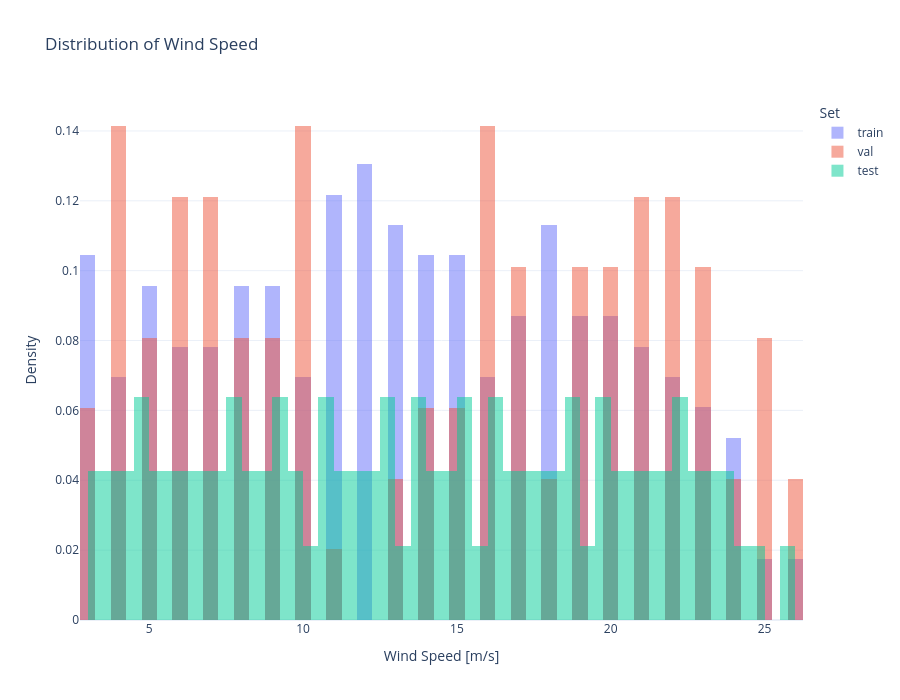
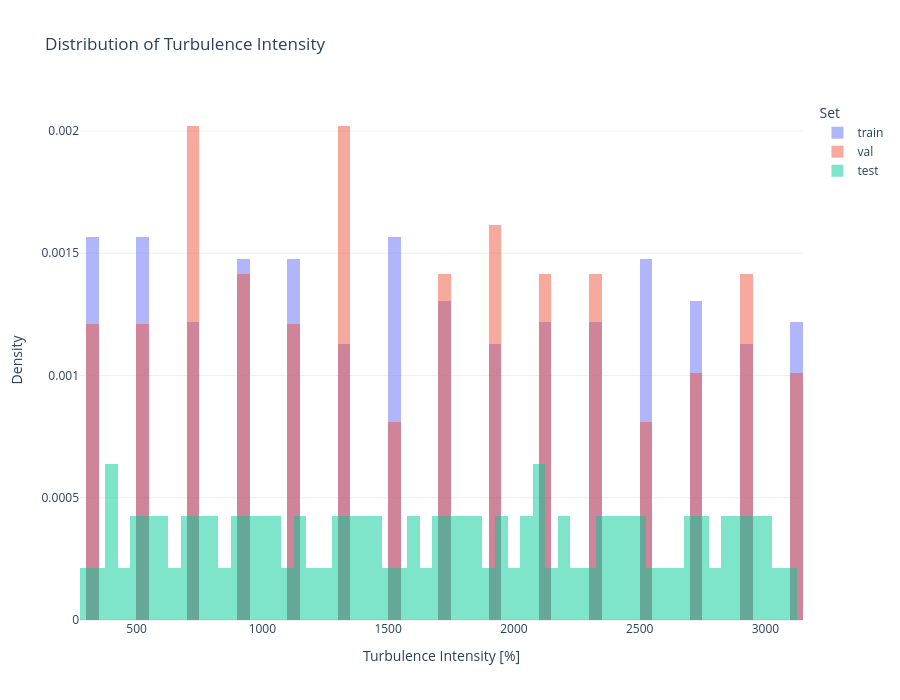
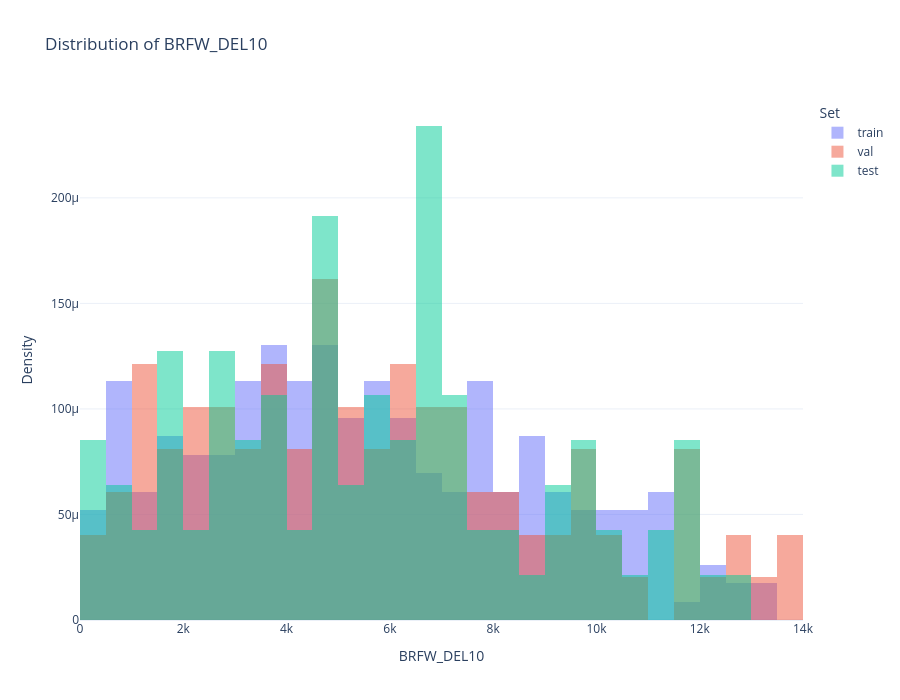

The cell these charts' notebook holds for them, in order:
### Markdown cell above
## Plot 2 – Distribution of inputs and outputs (histogram)
These plots show overlaid histograms of inputs and outputs for train, val, and test.

What to look for:

- Are the distributions similar between train, val, and test?
- Does a particular split method (e.g. holdout_wsp) create a strong bias in the validation distribution?

You can toggle each set on/off in the legend to focus on individual distributions.

### Code cell
# CELL 14: Plotting the input histograms for WS and TI for train/val/test

# =========================================
# Plot 2: Input histograms (WS and TI)
# =========================================
plot_wsp_histogram_plotly(
    df_train,
    df_val,
    df_test,
    wsp_col="Wind Speed",
    nbins=60,
)


plot_ti_histogram_plotly(
    df_train,
    df_val,
    df_test,
    ti_col="Turbulence Intensity",
    nbins=60,
)

# =========================================
# Plot 3: Target histogram (current TARGET_COL)
# =========================================

print(f"Current target: {TARGET_COL}")

plot_target_histogram_plotly(
    df_train,
    df_val,
    df_test,
    target_col=TARGET_COL,
    nbins=60,
)

### Figure 1 — Plotly figure (JSON) as saved in the notebook; plotly's stock layout.template omitted (floating-point values rounded to 4 significant figures; data arrays with more than 128 entries replaced by an {"elided": "..."} marker saying what was removed)
{"data": [{"histnorm": "probability density", "name": "train", "nbinsx": 60, "opacity": 0.5, "type": "histogram", "x": {"elided": "230 int values"}}, {"histnorm": "probability density", "name": "val", "nbinsx": 60, "opacity": 0.5, "type": "histogram", "x": [10, 14, 13, 19, 4, 22, 24, 22, 15, 17, 7, 22, 4, 16, 9, 19, 16, 20, 10, 5, 6, 14, 4, 20, 22, 8, 25, 8, 10, 6, 11, 20, 7, 19, 21, 19, 3, 7, 6, 16, 4, 22, 15, 16, 4, 18, 17, 6, 5, 4, 25, 23, 15, 10, 3, 8, 16, 16, 26, 17, 8, 7, 20, 16, 25, 18, 25, 9, 9, 10, 21, 6, 23, 9, 19, 3, 24, 23, 13, 21, 23, 10, 10, 21, 21, 23, 5, 14, 20, 4, 7, 7, 26, 17, 5, 6, 22, 21, 17]}, {"histnorm": "probability density", "name": "test", "nbinsx": 60, "opacity": 0.5, "type": "histogram", "x": [3.19, 3.4, 3.68, 3.9, 4.12, 4.3, 4.59, 4.81, 4.95, 5.12, 5.47, 5.61, 5.82, 6.0, 6.29, 6.63, 6.69, 7.0, 7.28, 7.58, 7.8, 7.91, 8.11, 8.47, 8.58, 8.95, 9.17, 9.41, 9.46, 9.84, 9.92, 10.18, 10.54, 10.69, 10.86, 11.17, 11.44, 11.54, 11.84, 12.02, 12.41, 12.56, 12.84, 12.97, 13.21, 13.54, 13.8, 13.85, 14.24, 14.43, 14.72, 14.73, 15.08, 15.3, 15.44, 15.69, 16.04, 16.3, 16.42, 16.76, 16.88, 17.24, 17.32, 17.65, 17.73, 18.12, 18.26, 18.61, 18.76, 18.88, 19.24, 19.5, 19.71, 19.89, 20.07, 20.25, 20.6, 20.8, 21.13, 21.21, 21.55, 21.82, 22.01, 22.21, 22.45, 22.63, 22.94, 23.09, 23.38, 23.85, 23.93, 24.21, 24.64, 25.78]}], "layout": {"barmode": "overlay", "height": 700, "legend": {"title": {"text": "Set"}}, "title": {"text": "Distribution of Wind Speed"}, "width": 900, "xaxis": {"title": {"text": "Wind Speed [m/s]"}}, "yaxis": {"title": {"text": "Density"}}}}

### Figure 2 — Plotly figure (JSON) as saved in the notebook; plotly's stock layout.template omitted (floating-point values rounded to 4 significant figures; data arrays with more than 128 entries replaced by an {"elided": "..."} marker saying what was removed)
{"data": [{"histnorm": "probability density", "name": "train", "nbinsx": 60, "opacity": 0.5, "type": "histogram", "x": {"elided": "230 float values"}}, {"histnorm": "probability density", "name": "val", "nbinsx": 60, "opacity": 0.5, "type": "histogram", "x": [2300.0, 2100.0, 2500.0, 3100.0, 2700.0, 2100.0, 1300.0, 2700.0, 500.0, 1100.0, 1700.0, 2900.0, 2900.0, 2100.0, 300.0, 900.0, 2300.0, 300.0, 1700.0, 2900.0, 900.0, 2300.0, 1500.0, 1100.0, 1900.0, 2100.0, 900.0, 700.0, 300.0, 700.0, 1300.0, 1300.0, 500.0, 2100.0, 1300.0, 2700.0, 500.0, 1900.0, 2700.0, 2500.0, 1900.0, 700.0, 2900.0, 1100.0, 1700.0, 2100.0, 1500.0, 3100.0, 1900.0, 900.0, 500.0, 300.0, 1900.0, 1100.0, 700.0, 1300.0, 300.0, 1700.0, 700.0, 700.0, 3100.0, 2300.0, 700.0, 1300.0, 1100.0, 2900.0, 700.0, 2900.0, 900.0, 3100.0, 1100.0, 1700.0, 900.0, 1300.0, 1300.0, 2300.0, 1500.0, 1900.0, 1700.0, 2500.0, 500.0, 700.0, 1900.0, 3100.0, 1700.0, 2300.0, 2100.0, 900.0, 2900.0, 1300.0, 2700.0, 700.0, 300.0, 1300.0, 2300.0, 1500.0, 2500.0, 1900.0, 500.0]}, {"histnorm": "probability density", "name": "test", "nbinsx": 60, "opacity": 0.5, "type": "histogram", "x": [2400.0, 500.0, 1580.0, 2360.0, 2600.0, 660.0, 490.0, 1940.0, 1090.0, 330.0, 1520.0, 2210.0, 460.0, 1760.0, 1860.0, 1550.0, 1020.0, 890.0, 2880.0, 2250.0, 1460.0, 2730.0, 3020.0, 1390.0, 740.0, 2110.0, 2860.0, 2920.0, 310.0, 2470.0, 2060.0, 2120.0, 1600.0, 2820.0, 2280.0, 1350.0, 600.0, 3060.0, 880.0, 380.0, 1440.0, 2200.0, 790.0, 1040.0, 2410.0, 540.0, 1330.0, 830.0, 2090.0, 1630.0, 1170.0, 1870.0, 770.0, 2510.0, 420.0, 1070.0, 3100.0, 2630.0, 1900.0, 2990.0, 1710.0, 2960.0, 1810.0, 1970.0, 2960.0, 690.0, 1210.0, 1740.0, 990.0, 2760.0, 2520.0, 1700.0, 1280.0, 2570.0, 940.0, 2680.0, 2680.0, 2840.0, 1130.0, 620.0, 2030.0, 940.0, 390.0, 1380.0, 2440.0, 2160.0, 1980.0, 2340.0, 1800.0, 820.0, 1240.0, 1280.0, 710.0, 570.0]}], "layout": {"barmode": "overlay", "height": 700, "legend": {"title": {"text": "Set"}}, "title": {"text": "Distribution of Turbulence Intensity"}, "width": 900, "xaxis": {"title": {"text": "Turbulence Intensity [%]"}}, "yaxis": {"title": {"text": "Density"}}}}

### Figure 3 — Plotly figure (JSON) as saved in the notebook; plotly's stock layout.template omitted (floating-point values rounded to 4 significant figures; data arrays with more than 128 entries replaced by an {"elided": "..."} marker saying what was removed)
{"data": [{"histnorm": "probability density", "name": "train", "nbinsx": 60, "opacity": 0.5, "type": "histogram", "x": {"elided": "230 float values"}}, {"histnorm": "probability density", "name": "val", "nbinsx": 60, "opacity": 0.5, "type": "histogram", "x": [6438.0, 7583.0, 8366.0, 12860.0, 1983.0, 10590.0, 7898.0, 13020.0, 3153.0, 5506.0, 3536.0, 13640.0, 2103.0, 8409.0, 1552.0, 5336.0, 9019.0, 3498.0, 4996.0, 3293.0, 1438.0, 8190.0, 1063.0, 6307.0, 9836.0, 4952.0, 6390.0, 2136.0, 1840.0, 1153.0, 4505.0, 7062.0, 1229.0, 9687.0, 7303.0, 11690.0, 288.9, 3918.0, 4211.0, 9611.0, 1344.0, 5179.0, 10250.0, 5182.0, 1185.0, 9283.0, 6868.0, 4824.0, 2097.0, 637.5, 4739.0, 3896.0, 7353.0, 3562.0, 337.1, 3478.0, 2843.0, 7123.0, 5627.0, 4184.0, 6586.0, 4659.0, 4837.0, 5827.0, 7249.0, 11850.0, 5546.0, 6727.0, 2794.0, 7963.0, 6543.0, 2608.0, 6087.0, 3552.0, 6795.0, 943.3, 8729.0, 10140.0, 6058.0, 11870.0, 4568.0, 2690.0, 5436.0, 13770.0, 8817.0, 11650.0, 2297.0, 4000.0, 12770.0, 924.7, 5349.0, 1592.0, 4046.0, 6188.0, 2526.0, 2314.0, 12200.0, 9559.0, 3567.0]}, {"histnorm": "probability density", "name": "test", "nbinsx": 60, "opacity": 0.5, "type": "histogram", "x": [934.8, 285.4, 829.4, 1480.0, 1849.0, 476.4, 409.4, 1825.0, 1010.0, 424.3, 1958.0, 2998.0, 727.5, 2584.0, 3223.0, 2515.0, 1924.0, 1665.0, 6660.0, 5513.0, 3842.0, 6663.0, 7291.0, 3533.0, 2627.0, 5115.0, 6820.0, 7428.0, 1594.0, 5970.0, 5280.0, 5985.0, 4897.0, 8026.0, 6725.0, 4392.0, 2448.0, 9286.0, 3308.0, 2230.0, 4851.0, 7010.0, 3299.0, 3977.0, 6727.0, 2885.0, 4956.0, 3483.0, 7250.0, 6027.0, 4575.0, 6090.0, 3821.0, 8901.0, 2848.0, 4816.0, 9667.0, 9741.0, 6716.0, 9663.0, 6369.0, 11350.0, 6823.0, 6995.0, 11570.0, 4312.0, 6037.0, 6519.0, 5274.0, 11510.0, 10820.0, 8072.0, 6732.0, 9436.0, 4836.0, 9246.0, 12040.0, 12750.0, 6516.0, 4691.0, 10060.0, 5957.0, 3892.0, 7656.0, 11890.0, 11090.0, 10410.0, 11710.0, 9785.0, 5708.0, 7389.0, 7624.0, 4958.0, 4988.0]}], "layout": {"barmode": "overlay", "height": 700, "legend": {"title": {"text": "Set"}}, "title": {"text": "Distribution of BRFW_DEL10"}, "width": 900, "xaxis": {"title": {"text": "BRFW_DEL10"}}, "yaxis": {"title": {"text": "Density"}}}}
